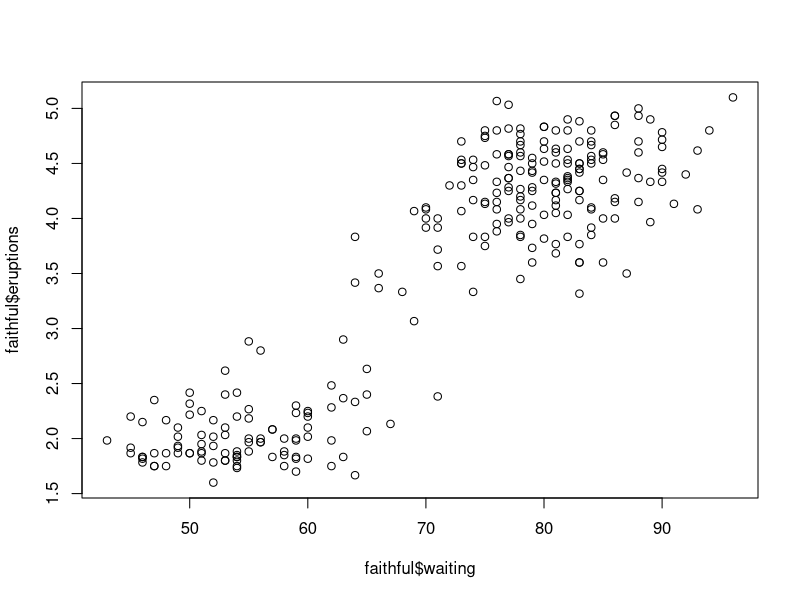
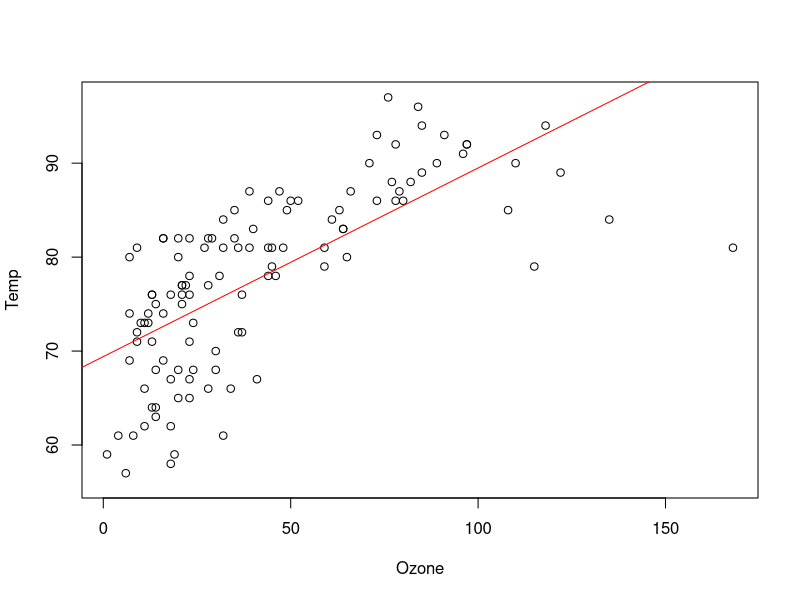

These charts were generated, in order, by the following R code: (Note: this script raises an error after producing the figures.)
setwd("C:/Users/helen/Documents/winter_2017/538_stats/lab/W7")

###ASSIGNMENTS: EX. .1-3
data("faithful")
head(faithful)

data("airquality")
head(airquality)

#EXERCISE 1:
plot(faithful$waiting, faithful$eruptions)
cor(faithful[,c("eruptions", "waiting")])
##the correlation coefficient between eruptions and waiting time is 0.9 which means
##that there is a strong positive correlation between the two.

#EXERCISE 2:
#2.1
mod.air = lm(Temp~Ozone, data=airquality) 
summary(mod.air)

plot(Temp~Ozone, data=airquality)
abline(lm(Temp~Ozone, data=airquality), col="red")
#The R-squared value is 0.49, which means that there is almsost a 50% probability 
#that the observed values match the expected values. The plot indicates that there
#are some outliers which has an effect on the correlation values.

#2.2
mod.faithful = lm(waiting~eruptions, data=faithful) 
summary(mod.faithful)
#the R-squared value is 0.81 which means that there is an 81% probabilitythat the 
#observed values match the expected values. The linear model tells us that for 
#every minute waited, the eruption time will be 10.73 minutes.

#EXERCISE 3: 
res = residuals(mod.faithful)
RSS = sum(res^2)
RSE = sqrt(RSS/summary(mod.faithful)$df[1])
##RSE = 68.715

MSE = RSS/summary(mod.faithful)$df[1]
##MSE = 4721.694

#EXERCISE 4:
SSY = deviance(lm(faithful~1))
SSY1 = var(airquality$Temp)*152
R2 = 1 - RSS/SSY

#EXERCISE 5:
#Residual Independency
plot(residuals(mod.air))
library(lmtest)
dwtest(mod.air, alternative=c("two.sided"))

#homoscedasticity
plot(residuals(mod.air)~fitted(mod.air))
abline(lm(residuals(mod.air)~fitted(mod.air)), col="red")
library(lmtest)
bptest(mod.air)

#normality
qqnorm(residuals(mod.air))
qqline(residuals(mod.air), col="red")
shapiro.test(residuals(mod))
